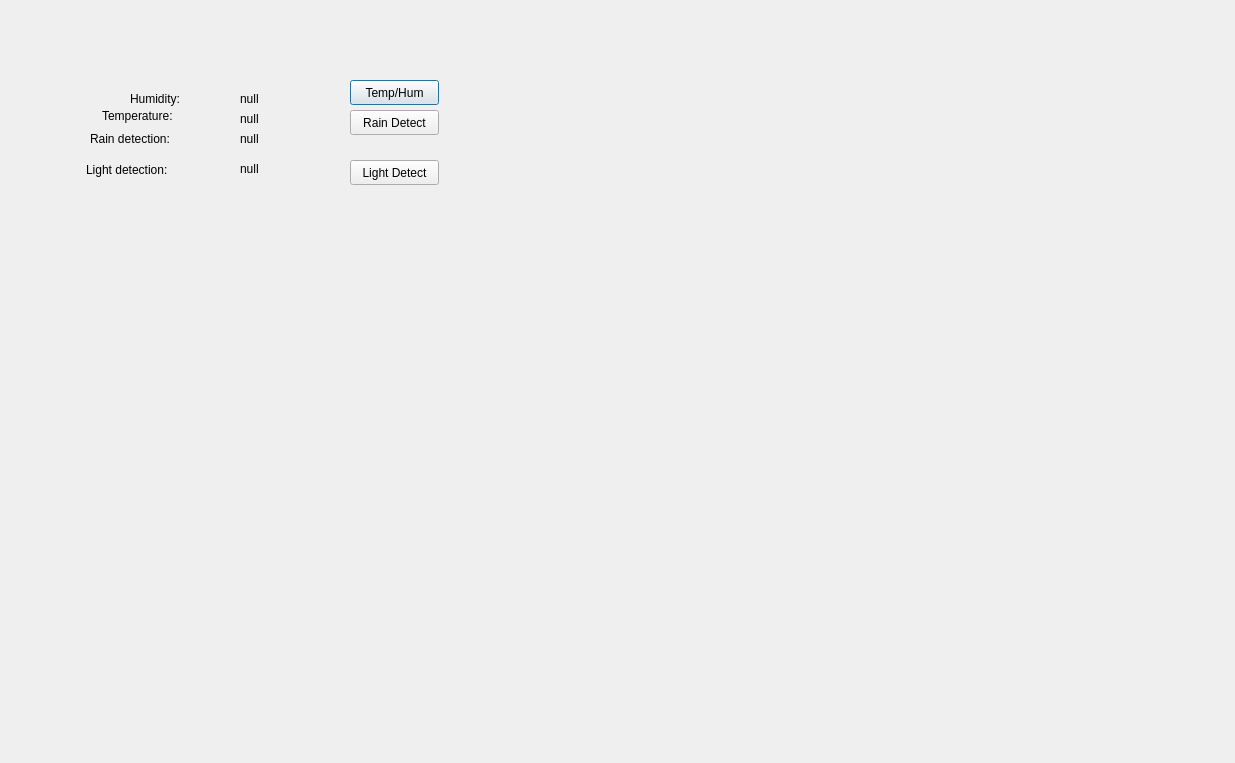
<?xml version="1.0" encoding="UTF-8"?>
<ui version="4.0">
 <class>Dialog</class>
 <widget class="QDialog" name="Dialog">
  <property name="geometry">
   <rect>
    <x>0</x>
    <y>0</y>
    <width>1235</width>
    <height>763</height>
   </rect>
  </property>
  <property name="windowTitle">
   <string>Dialog</string>
  </property>
  <widget class="QPushButton" name="temp_hum_button">
   <property name="geometry">
    <rect>
     <x>350</x>
     <y>80</y>
     <width>89</width>
     <height>25</height>
    </rect>
   </property>
   <property name="text">
    <string>Temp/Hum</string>
   </property>
  </widget>
  <widget class="QPushButton" name="rain_button">
   <property name="geometry">
    <rect>
     <x>350</x>
     <y>110</y>
     <width>89</width>
     <height>25</height>
    </rect>
   </property>
   <property name="text">
    <string>Rain Detect</string>
   </property>
  </widget>
  <widget class="QPushButton" name="light_button">
   <property name="geometry">
    <rect>
     <x>350</x>
     <y>160</y>
     <width>89</width>
     <height>25</height>
    </rect>
   </property>
   <property name="text">
    <string>Light Detect</string>
   </property>
  </widget>
  <widget class="QLabel" name="label_3">
   <property name="geometry">
    <rect>
     <x>90</x>
     <y>130</y>
     <width>111</width>
     <height>17</height>
    </rect>
   </property>
   <property name="text">
    <string>Rain detection:</string>
   </property>
  </widget>
  <widget class="QLabel" name="label_4">
   <property name="geometry">
    <rect>
     <x>240</x>
     <y>130</y>
     <width>67</width>
     <height>17</height>
    </rect>
   </property>
   <property name="text">
    <string>null</string>
   </property>
  </widget>
  <widget class="QLabel" name="label_2">
   <property name="geometry">
    <rect>
     <x>102</x>
     <y>107</y>
     <width>93</width>
     <height>17</height>
    </rect>
   </property>
   <property name="text">
    <string>Temperature:</string>
   </property>
  </widget>
  <widget class="QLabel" name="label2">
   <property name="geometry">
    <rect>
     <x>240</x>
     <y>110</y>
     <width>67</width>
     <height>17</height>
    </rect>
   </property>
   <property name="text">
    <string>null</string>
   </property>
  </widget>
  <widget class="QLabel" name="label">
   <property name="geometry">
    <rect>
     <x>130</x>
     <y>90</y>
     <width>66</width>
     <height>17</height>
    </rect>
   </property>
   <property name="text">
    <string>Humidity:</string>
   </property>
  </widget>
  <widget class="QLabel" name="label1">
   <property name="geometry">
    <rect>
     <x>240</x>
     <y>90</y>
     <width>67</width>
     <height>17</height>
    </rect>
   </property>
   <property name="text">
    <string>null</string>
   </property>
  </widget>
  <widget class="QLabel" name="label_5">
   <property name="geometry">
    <rect>
     <x>86</x>
     <y>160</y>
     <width>111</width>
     <height>20</height>
    </rect>
   </property>
   <property name="text">
    <string>Light detection: </string>
   </property>
  </widget>
  <widget class="QLabel" name="label_6">
   <property name="geometry">
    <rect>
     <x>240</x>
     <y>160</y>
     <width>67</width>
     <height>17</height>
    </rect>
   </property>
   <property name="text">
    <string>null</string>
   </property>
  </widget>
  <widget class="QWidget" name="verticalLayoutWidget">
   <property name="geometry">
    <rect>
     <x>20</x>
     <y>330</y>
     <width>641</width>
     <height>401</height>
    </rect>
   </property>
   <layout class="QVBoxLayout" name="verticalLayout"/>
  </widget>
 </widget>
 <resources/>
 <connections/>
</ui>
